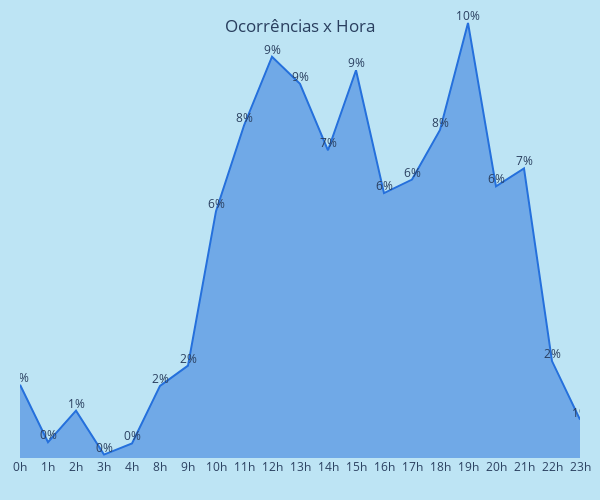

Notebook code cell kept with this figure:
### Markdown cell above
Análise da Distribuição de Ocorrências em intervalos de tempo

### Code cell
# Percentural de Ocorrências x Hora[dia]
df_ocorr["ocorrencia_hora"] = df_ocorr["ocorrencia_data_hora"].dt.hour
df_ocorr_ocorr_hora = df_ocorr["ocorrencia_hora"].value_counts().sort_index()
df_ocorr_ocorr_hora = pd.DataFrame(df_ocorr_ocorr_hora)
df_ocorr_ocorr_hora.reset_index(inplace=True)

grf_ocorr_hora = px.line(
    data_frame=df_ocorr_ocorr_hora,
    x=df_ocorr_ocorr_hora["ocorrencia_hora"].apply(lambda x : f"{x}h"),
    y=(df_ocorr_ocorr_hora["count"]/df_ocorr_ocorr_hora["count"].sum())*100,
    title=f"Ocorrências x Hora",
    width=600,
    height=500,
    color_discrete_sequence=["#2570DC"],
    )
grf_ocorr_hora.update_layout(
    title_x = 0.5,
    title_y = 0.9,
    plot_bgcolor='#BDE4F4',  # Cor de fundo do gráfico
    paper_bgcolor='#BDE4F4',  # Cor de fundo do papel
    xaxis_showgrid=False,  # Remover linhas de grade do eixo x
    # yaxis_showgrid=False,  # Remover linhas de grade do eixo y
    bargap = 0.1,
    xaxis=dict(
        tickmode='linear',  # Modo linear
        tick0=0,  # Posição inicial dos ticks
        dtick=1  # Passo entre os ticks
    ),
    margin=dict(
        l=20,  # margem esquerda
        r=20,  # margem direita
        b=20,  # margem inferior
        t=0,  # margem superior
        pad=0  # preenchimento
    ),
)
grf_ocorr_hora.update_traces(
    hovertemplate='%{x} : %{y}% ocorrências',
    fill='tozeroy', 
    # text=(df_ocorr_ocorr_hora["count"] / df_ocorr_ocorr_hora["count"].sum() * 100).round(0).astype(int).astype(str) + "%",
    # mode='lines+text', 
    # textposition='top center',
    )
grf_ocorr_hora.update_xaxes(title = "")
grf_ocorr_hora.update_yaxes(title = "Ocorrências [%]")

grf_ocorr_hora = px.line(
    data_frame=df_ocorr_ocorr_hora,
    x=df_ocorr_ocorr_hora["ocorrencia_hora"].apply(lambda x : f"{x}h"),
    y=(df_ocorr_ocorr_hora["count"]/df_ocorr_ocorr_hora["count"].sum())*100,
    title=f"Ocorrências x Hora",
    width=600,
    height=500,
    color_discrete_sequence=["#2570DC"],
    )
grf_ocorr_hora.update_layout(
    title_x = 0.5,
    title_y = 0.96,
    plot_bgcolor='#BDE4F4',  # Cor de fundo do gráfico
    paper_bgcolor='#BDE4F4',  # Cor de fundo do papel
    xaxis_showgrid=False,  # Remover linhas de grade do eixo x
    # yaxis_showgrid=False,  # Remover linhas de grade do eixo y
    bargap = 0.1,
    xaxis=dict(
        tickmode='linear',  # Modo linear
        tick0=0,  # Posição inicial dos ticks
        dtick=1  # Passo entre os ticks
    ),
    margin=dict(
        l=20,  # margem esquerda
        r=20,  # margem direita
        b=20,  # margem inferior
        t=0,  # margem superior
        pad=0  # preenchimento
    ),
)
grf_ocorr_hora.update_traces(
    hovertemplate='%{x} : %{y}% ocorrências',
    fill='tozeroy', 
    text=(df_ocorr_ocorr_hora["count"] / df_ocorr_ocorr_hora["count"].sum() * 100).round(0).astype(int).astype(str) + "%",
    mode='lines+text', 
    textposition='top center',
    )
grf_ocorr_hora.update_xaxes(title = "")
grf_ocorr_hora.update_yaxes(visible=False)

# Exibir o histograma
grf_ocorr_hora.show()

### Figure 1 — Plotly figure (JSON) as saved in the notebook; plotly's stock layout.template omitted (floating-point values rounded to 4 significant figures)
{"data": [{"fill": "tozeroy", "hovertemplate": "%{x} : %{y}% ocorrências", "legendgroup": "", "line": {"color": "#2570DC", "dash": "solid"}, "marker": {"symbol": "circle"}, "mode": "lines+text", "name": "", "orientation": "v", "showlegend": false, "text": ["2%", "0%", "1%", "0%", "0%", "2%", "2%", "6%", "8%", "9%", "9%", "7%", "9%", "6%", "6%", "8%", "10%", "6%", "7%", "2%", "1%"], "textposition": "top center", "type": "scatter", "x": ["0h", "1h", "2h", "3h", "4h", "8h", "9h", "10h", "11h", "12h", "13h", "14h", "15h", "16h", "17h", "18h", "19h", "20h", "21h", "22h", "23h"], "xaxis": "x", "y": [1.676, 0.3609, 1.083, 0.07734, 0.3351, 1.65, 2.114, 5.646, 7.605, 9.178, 8.559, 7.038, 8.868, 6.058, 6.368, 7.502, 9.951, 6.213, 6.625, 2.217, 0.8765], "yaxis": "y"}], "layout": {"bargap": 0.1, "height": 500, "legend": {"tracegroupgap": 0}, "margin": {"b": 20, "l": 20, "pad": 0, "r": 20, "t": 0}, "paper_bgcolor": "#BDE4F4", "plot_bgcolor": "#BDE4F4", "title": {"text": "Ocorrências x Hora", "x": 0.5, "y": 0.96}, "width": 600, "xaxis": {"anchor": "y", "domain": [0, 1], "dtick": 1, "showgrid": false, "tick0": 0, "tickmode": "linear", "title": {"text": ""}}, "yaxis": {"anchor": "x", "domain": [0, 1], "title": {"text": "y"}, "visible": false}}}
